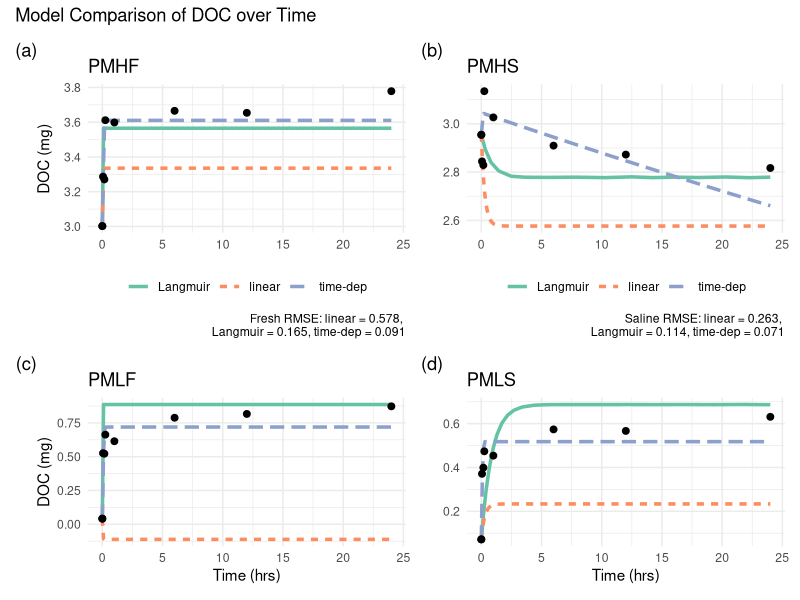
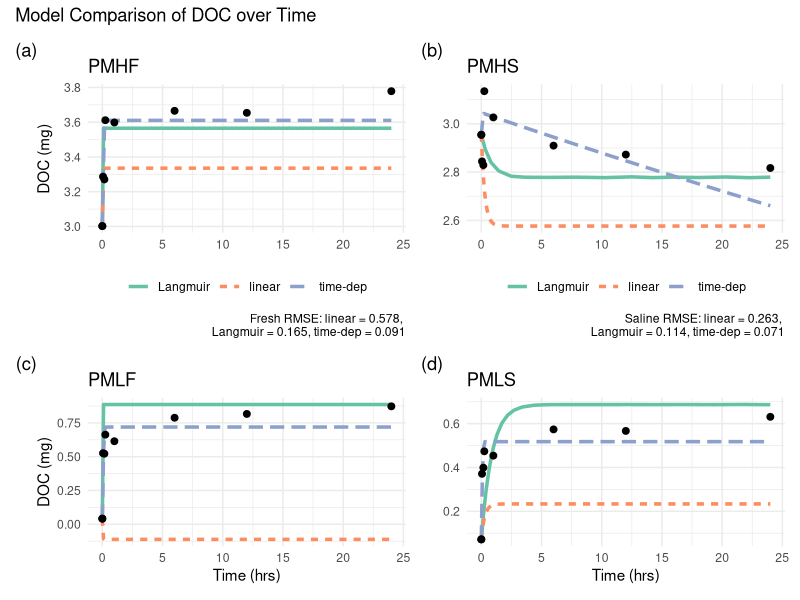
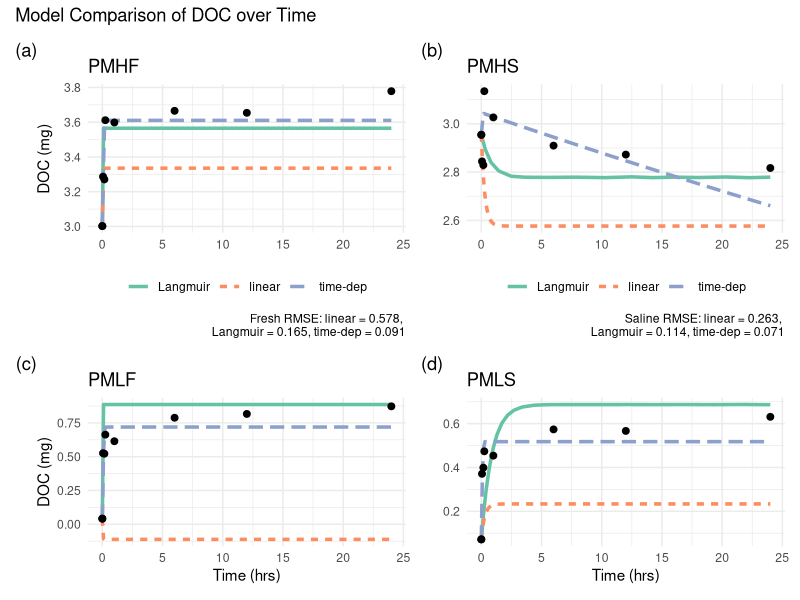
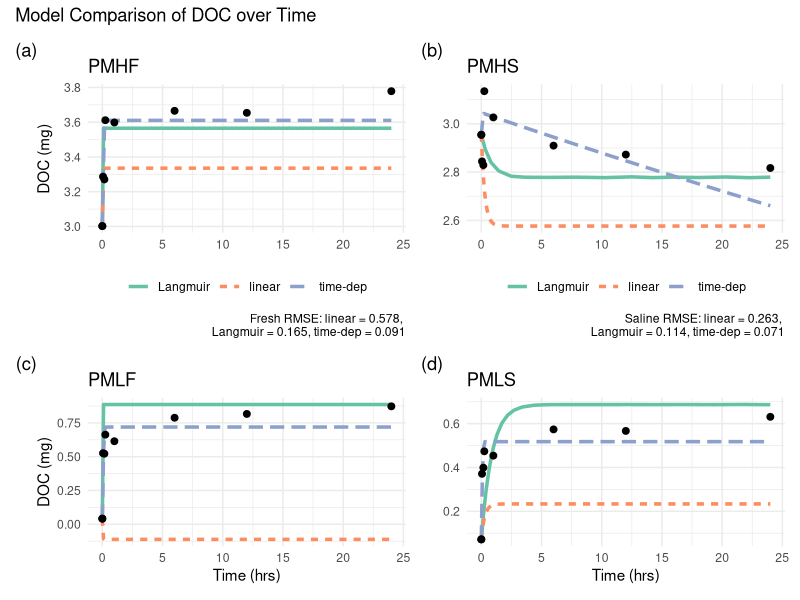
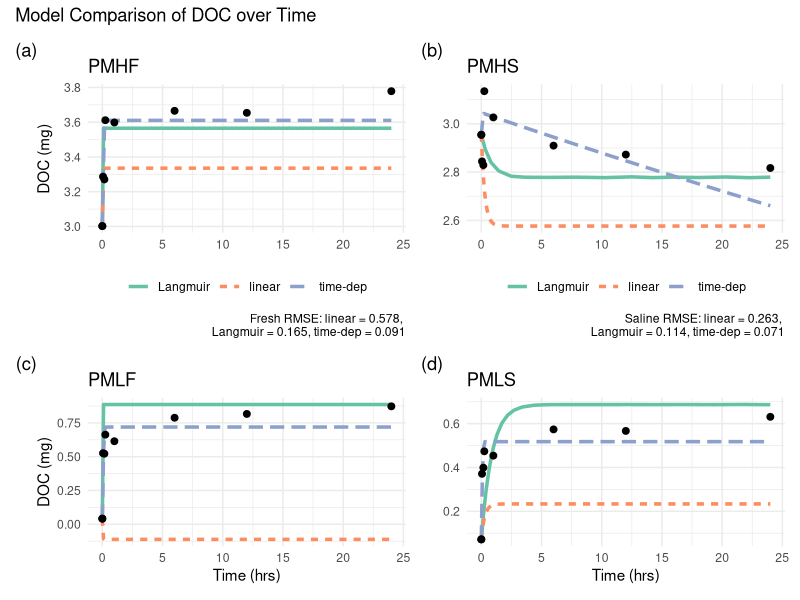
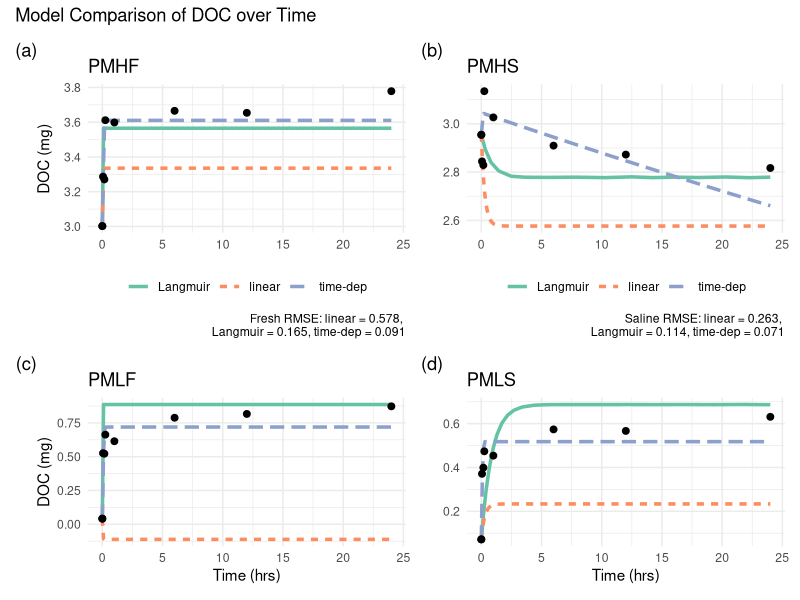
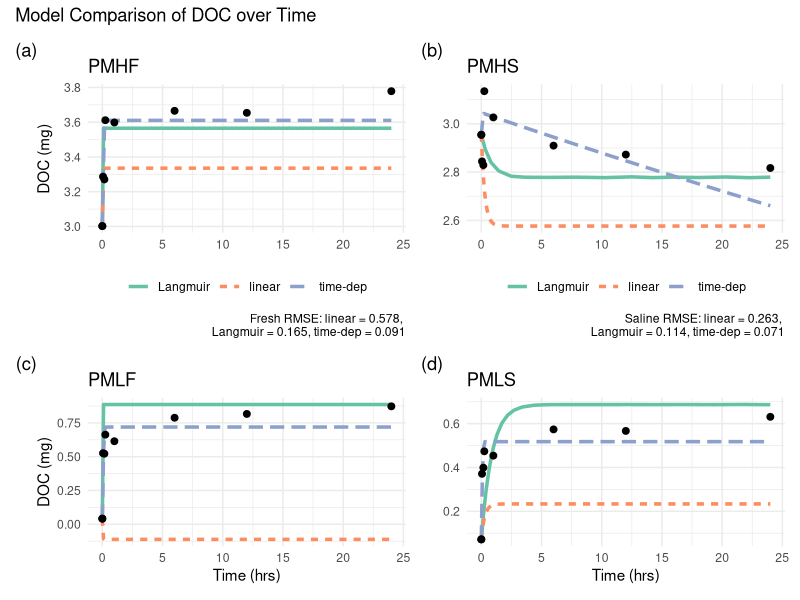
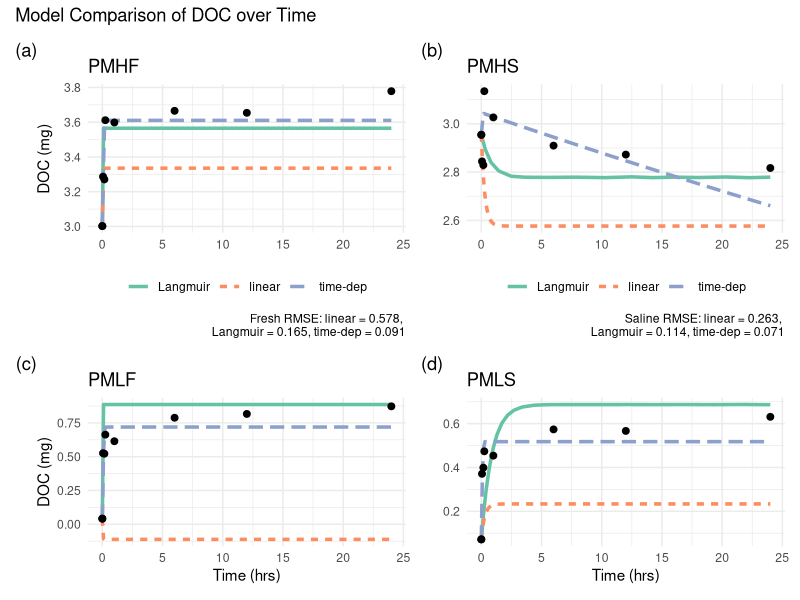

Generate these figures, in order, with R:
## ---- chunk 1
knitr::opts_chunk$set(echo = TRUE)
## ---- chunk 2
library(ggplot2)
library(plyr)
library(dplyr)
library(tidyr)
library(patchwork)
## ---- chunk 3
#read in data
simp_mod <- read.csv("Linear_Comp_input.csv")
sat_mod <- read.csv("Langmuir_Comp_input.csv")
td_mod <- read.csv("TDep_Comp_input.csv")
td_mod <- td_mod[1:7712,]

time_pts <- c(0.05, 0.22, 0.30, 1.05, 6.05, 12.05, 24.05)

y0df <- read.csv("ModComp_y0_input.csv")
zero <- rep(0, 32) #creates a vector of zeros 32 spaces long
t0dat <- y0df[,1:2] #takes columns 1-2 of y0df and makes new dataframe
t0dat["time"] <- zero #adds the vector of zeros to a new column named "time"
t0dat <- t0dat[ , c(1, 3, 2)] #puts the time column first

obs <- obs <- read.csv("DOC0_Obs.csv")
obs2 <- obs %>% separate(site, c("exp", "timepoint"), 4)

stats <- read.csv("RMSE_Comp_input.csv")

site_names <- read.csv("SiteNames_Comp_input.csv")

## ---- chunk 4
#organize data

#Run 4 at a time to go with the graphs in the section below

#modelcomp <- lapply(1:nrow(site_names), function(x){ 
modelcomp <- lapply(c(29:32), function(x){   
  site <- as.character(site_names$Sample[x])
 #site <- "WILS"
  print(site)

  simp <- simp_mod %>% filter(X == site)
  sat <- sat_mod %>% filter(X == site)
  td <- td_mod %>% filter(X == site)
  
  graphdat <- rbind(sat, simp, td)

  dat <- obs2 %>% filter(exp == site)

  dat2 <- dat %>% select(time, DOC) #take out the specifically named columns
    t0 <- t0dat %>% filter(X == site)
    t02 <- t0 %>% select(time, DOC)
  dat3 <- rbind(t02,dat2) #adds the y0 values from that scenario as the true t0 values
  
  statlabel <- stats %>% filter(X == site)
  
  RMSE_simp <- round(statlabel[,2], digits = 3)
  RMSE_sat <- round(statlabel[,3], digits = 3)
  RMSE_td <- round(statlabel[,5], digits = 3)

  # MEF_simp <- round(statlabel_simp[,4], digits = 3)
  # MEF_td <- round(statlabel_td[,4], digits = 3)
  # MEF_sat <- round(statlabel_sat[,4], digits = 3)
  # 
  # simp2 <- simp %>% separate(X, c("place", "exp"), 2)
  # simp3 <- simp2 %>% separate(exp, c("doc", "sal"), 1)
  # doclevel <- simp3$doc[1] 

  # if (doclevel == "H") {
  # ylabel <- max(dat3$DOC) - 0.5
  # } else if (doclevel == "L") {
  # ylabel <- min(dat3$DOC) + 0.1
  # }
   
  #ylabel <- mean(dat3$DOC)
  #st <- paste0("RMSE: lin = ",RMSE_simp, ", lang = ",RMSE_sat, ", td = ",RMSE_td)
  Fst <- paste0("Fresh RMSE: linear = ",RMSE_simp, ", \nLangmuir = ",RMSE_sat, ", time-dep = ",RMSE_td)
  Sst <- paste0("Saline RMSE: linear = ",RMSE_simp, ", \nLangmuir = ",RMSE_sat, ", time-dep = ",RMSE_td)
  
  # mc <- ggplot(graphdat) +
  #   geom_line(aes(time, DOC, color = type, linetype = type), size = 1.2) +
  #   geom_point(data = dat3, aes(time, DOC), size = 2) +
  #   theme_minimal() +
  #   scale_color_brewer(palette = "Set2") +
  #   labs(x = "Time (hrs)", y = "Solution DOC (mg)", title = "Model Comparison", subtitle = site, color = "Model", linetype = "Model") +
  #   annotate("text",x = 12, y = ylabel, label = st)
  # plot(mc)
  #   
  # ggsave(filename=paste(site,"modelcomp_redfinal",".png",sep=""))
  # ggsave(filename=paste(site,"modelcomp_redfinal",".tiff",sep=""))
  
  if (site == "JBHF" || site == "TAHF" || site == "WCHF" || site == "WIHF" || site == "WMHF" || site == "PCHF" || site == "PIHF" || site == "PMHF") {

  comp1 <- ggplot(graphdat) +
  geom_line(aes(time, DOC, color = type, linetype = type), size = 1.2) +
    geom_point(data = dat3, aes(time, DOC), size = 2) +
    theme_minimal() +
    scale_color_brewer(palette = "Set2") +
    labs(x = NULL, y = "DOC (mg)", title = site, tag = "(a)", caption = Fst) +
    theme(legend.position = "bottom",
          legend.title = element_blank())
  assign("comp1",comp1,envir = .GlobalEnv)
  
} else if (site == "JBHS" || site == "TAHS" || site == "WCHS" || site == "WIHS" || site == "WMHS" || site == "PCHS" || site == "PIHS" || site == "PMHS") {

  comp2 <- ggplot(graphdat) +
  geom_line(aes(time, DOC, color = type, linetype = type), size = 1.2) +
    geom_point(data = dat3, aes(time, DOC), size = 2) +
    theme_minimal() +
    scale_color_brewer(palette = "Set2") +
    labs(x = NULL, y = NULL, title = site, tag = "(b)", caption = Sst) +
    theme(legend.position = "bottom",
          legend.title = element_blank())
  assign("comp2",comp2,envir = .GlobalEnv)
  
} else if (site == "JBLF" || site == "TALF" || site == "WCLF" || site == "WILF" || site == "WMLF" || site == "PCLF" || site == "PILF" || site == "PMLF") {
  ylabel <- min(dat3$DOC) + 0.1
  
  comp3 <- ggplot(graphdat) +
  geom_line(aes(time, DOC, color = type, linetype = type), size = 1.2) +
    geom_point(data = dat3, aes(time, DOC), size = 2) +
    theme_minimal() +
    scale_color_brewer(palette = "Set2") +
    labs(x = "Time (hrs)", y = "DOC (mg)", title = site, tag = "(c)") +
    theme(legend.position = "none")
  assign("comp3",comp3,envir = .GlobalEnv)
  
} else if (site == "JBLS" || site == "TALS" || site == "WCLS" || site == "WILS" || site == "WMLS" || site == "PCLS" || site == "PILS" || site == "PMLS") {
  ylabel <- min(dat3$DOC) + 0.1
  
  comp4 <- ggplot(graphdat) +
  geom_line(aes(time, DOC, color = type, linetype = type), size = 1.2) +
    geom_point(data = dat3, aes(time, DOC), size = 2) +
    theme_minimal() +
    scale_color_brewer(palette = "Set2") +
    labs(x = "Time (hrs)", y = NULL, title = site, tag = "(d)") +
    theme(legend.position = "none")
  assign("comp4",comp4,envir = .GlobalEnv)
}


})
## ---- chunk 5
modcompJB <- ((comp1+comp2) / (comp3+comp4)) + 
  plot_annotation(title = "Model Comparison of DOC over Time") 
ggsave(filename = "JBmodcomp.png", width = 7, height = 7, dpi = 300, units = "in", device='png')
ggsave(filename = "JBmodcomp.tiff", width = 7, height = 7, dpi = 300, units = "in", device='tiff')
plot(modcompJB)

modcompTA <- ((comp1+comp2) / (comp3+comp4)) + 
  plot_annotation(title = "Model Comparison of DOC over Time") 
ggsave(filename = "TAmodcomp.png", width = 7, height = 7, dpi = 300, units = "in", device='png')
ggsave(filename = "TAmodcomp.tiff", width = 7, height = 7, dpi = 300, units = "in", device='tiff')
plot(modcompTA)

modcompWC <- ((comp1+comp2) / (comp3+comp4)) + 
  plot_annotation(title = "Model Comparison of DOC over Time") 
ggsave(filename = "WCmodcomp.png", width = 7, height = 7, dpi = 300, units = "in", device='png')
ggsave(filename = "WCmodcomp.tiff", width = 7, height = 7, dpi = 300, units = "in", device='tiff')
plot(modcompWC)

modcompWI <- ((comp1+comp2) / (comp3+comp4)) + 
  plot_annotation(title = "Model Comparison of DOC over Time") 
ggsave(filename = "WImodcomp.png", width = 7, height = 7, dpi = 300, units = "in", device='png')
ggsave(filename = "WImodcomp.tiff", width = 7, height = 7, dpi = 300, units = "in", device='tiff')
plot(modcompWI)

modcompWM <- ((comp1+comp2) / (comp3+comp4)) + 
  plot_annotation(title = "Model Comparison of DOC over Time") 
ggsave(filename = "WMmodcomp.png", width = 7, height = 7, dpi = 300, units = "in", device='png')
ggsave(filename = "WMmodcomp.tiff", width = 7, height = 7, dpi = 300, units = "in", device='tiff')
plot(modcompWM)

modcompPC <- ((comp1+comp2) / (comp3+comp4)) + 
  plot_annotation(title = "Model Comparison of DOC over Time") 
ggsave(filename = "PCmodcomp.png", width = 7, height = 7, dpi = 300, units = "in", device='png')
ggsave(filename = "PCmodcomp.tiff", width = 7, height = 7, dpi = 300, units = "in", device='tiff')
plot(modcompPC)

modcompPI <- ((comp1+comp2) / (comp3+comp4)) + 
  plot_annotation(title = "Model Comparison of DOC over Time") 
ggsave(filename = "PImodcomp.png", width = 7, height = 7, dpi = 300, units = "in", device='png')
ggsave(filename = "PImodcomp.tiff", width = 7, height = 7, dpi = 300, units = "in", device='tiff')
plot(modcompPI)

modcompPM <- ((comp1+comp2) / (comp3+comp4)) + 
  plot_annotation(title = "Model Comparison of DOC over Time") 
ggsave(filename = "PMmodcomp.png", width = 7, height = 7, dpi = 300, units = "in", device='png')
ggsave(filename = "PMmodcomp.tiff", width = 7, height = 7, dpi = 300, units = "in", device='tiff')
plot(modcompPM)

## ---- chunk 6
# Langmuir isotherm eq: dDOC = [(Qmax*K*DOCf)/(1+(K*DOCf)) - C0]

zvals <- read.csv("lang.zvals.csv")
kvals <- read.csv("kin.fvals.csv")
DOCf <- 0:319

#JBF
zvals.site.jbf <- filter(zvals, exp == "JBF")
kvals.site.jbf <- filter(kvals, exp == "JBF")
Qmax.jbf = zvals.site.jbf[,2]
K.jbf = zvals.site.jbf[,3]
C0.jbf = zvals.site.jbf[,4]

dDOC.jbf = ((Qmax.jbf*K.jbf*DOCf)/(1+(K.jbf*DOCf)) - C0.jbf)
jbf <- data.frame(exp = rep("JBF",320)) %>% mutate(
                  DOCf = 0:319,
                  dDOC = dDOC.jbf)

#JBS
zvals.site.jbs <- filter(zvals, exp == "JBS")
kvals.site.jbs <- filter(kvals, exp == "JBS")
Qmax.jbs = zvals.site.jbs[,2]
K.jbs = zvals.site.jbs[,3]
C0.jbs = zvals.site.jbs[,4]

dDOC.jbs = ((Qmax.jbs*K.jbs*DOCf)/(1+(K.jbs*DOCf)) - C0.jbs)
jbs <- data.frame(exp = rep("JBS",320)) %>% mutate(
                  DOCf = 0:319,
                  dDOC = dDOC.jbs)
#TAF
zvals.site.taf <- filter(zvals, exp == "TAF")
kvals.site.taf <- filter(kvals, exp == "TAF")
Qmax.taf = zvals.site.taf[,2]
K.taf = zvals.site.taf[,3]
C0.taf = zvals.site.taf[,4]

dDOC.taf = ((Qmax.taf*K.taf*DOCf)/(1+(K.taf*DOCf)) - C0.taf)
taf <- data.frame(exp = rep("TAF",320)) %>% mutate(
                  DOCf = 0:319,
                  dDOC = dDOC.taf)
#TAS
zvals.site.tas <- filter(zvals, exp == "TAS")
kvals.site.tas <- filter(kvals, exp == "TAS")
Qmax.tas = zvals.site.tas[,2]
K.tas = zvals.site.tas[,3]
C0.tas = zvals.site.tas[,4]

dDOC.tas = ((Qmax.tas*K.tas*DOCf)/(1+(K.tas*DOCf)) - C0.tas)
tas <- data.frame(exp = rep("TAS",320)) %>% mutate(
                  DOCf = 0:319,
                  dDOC = dDOC.tas)

lang.data <- rbind(jbf,jbs,taf,tas)
kin.data <- rbind()

lang.iso <- ggplot(lang.data) +
  geom_line(aes(DOCf, dDOC, color = exp, lty = exp), size = 1.3) +
  geom_point(data=kvals, aes(DOCf.mg.L, dDOC.mg.g, color = exp, shape = exp), size = 2.5) +
  geom_hline(yintercept = 0, color = "darkgray") +
  xlab(expression(DOC[f]~(mg~L^-1))) +
  ylab(expression(Delta~DOC[0-f]~(mg~g^-1))) +
  ggtitle("Langmuir Isotherm Comparison") +
  theme_minimal() +
  theme(legend.position = "bottom",
        text = element_text(size = 14)) 
lang.iso
ggsave(filename="lang.iso.png", width = 7, height = 7, dpi = 300, units = "in", device='png')
ggsave(filename="lang.iso.tiff", width = 7, height = 7, dpi = 300, units = "in", device='tiff')
## ---- chunk 7
rm(list = ls())  # Clean up
#ctl++ --zoom out
#ctl+- --zoom in

